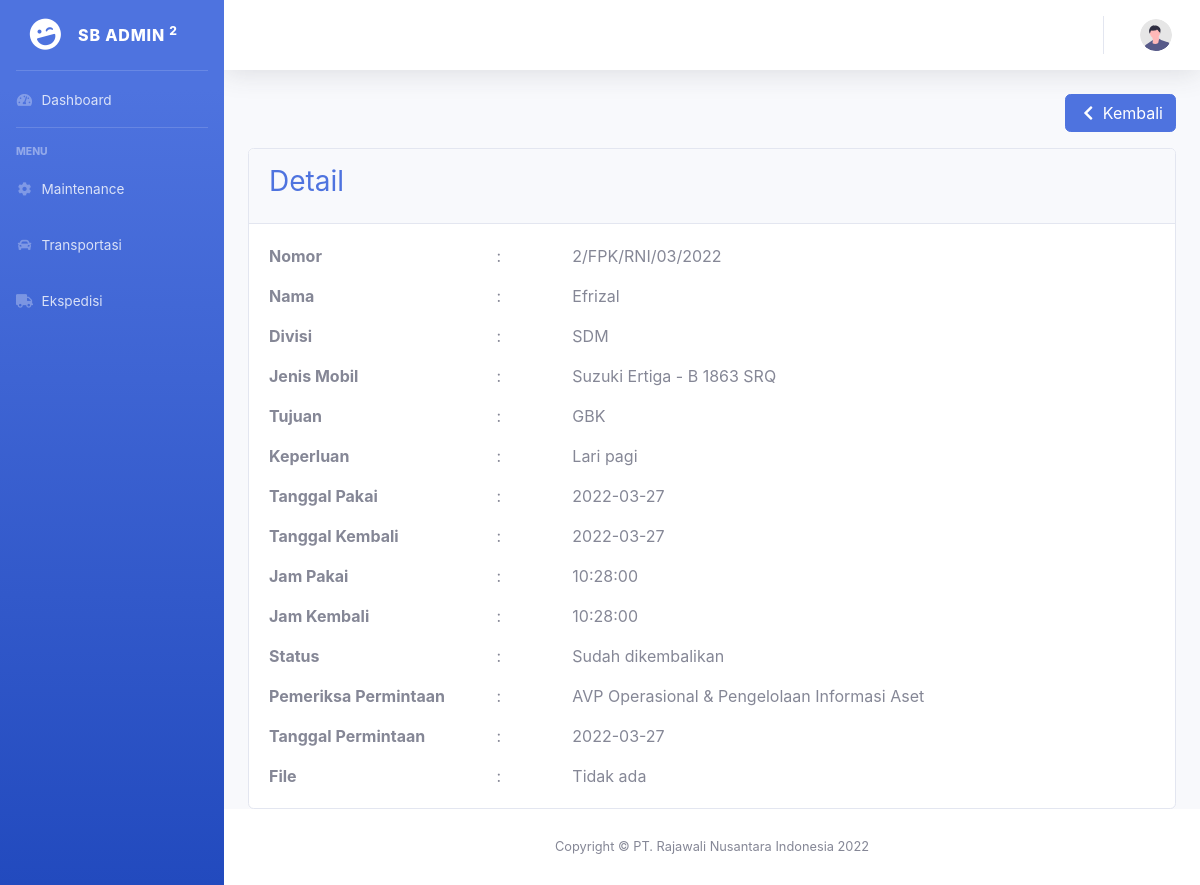
The page /index.php/admin/tDetail/2 on the database its author committed.
### tables this page shows
CREATE TABLE `transportasi` (
  `id` int(11) NOT NULL,
  `nama` varchar(255) NOT NULL,
  `divisi` varchar(255) NOT NULL,
  `mobil_id` int(11) NOT NULL,
  `tujuan` varchar(255) NOT NULL,
  `keperluan` varchar(255) NOT NULL,
  `tgl_pakai` date NOT NULL,
  `tgl_kembali` date NOT NULL,
  `jam_pakai` time NOT NULL,
  `jam_kembali` time NOT NULL,
  `pemeriksa` varchar(100) NOT NULL,
  `ttd_avp` varchar(50) NOT NULL,
  `ttd_pemeriksa` varchar(50) NOT NULL,
  `status` varchar(255) NOT NULL,
  `tanggal` date NOT NULL,
  `file` varchar(255) NOT NULL,
  `user_id` int(11) NOT NULL
);

CREATE TABLE `mobil` (
  `id` int(11) NOT NULL,
  `jenis` varchar(100) NOT NULL,
  `nopol` char(20) NOT NULL
);

### application/controllers/Admin.php (called while the page is built, shortened)
<?php
class Admin extends CI_Controller
{
    var $role_id, $role;
    public function __construct()
    {
        $this->load->model('Maintenance_model');
        $this->load->model('Ekspedisi_model');
        $this->load->model('Approval_model');
        $this->load->model('Transportasi_model');
        $this->role_id = $this->session->userdata('role_id');
    }
    public function tDetail($id)
    {
        $data['title'] = "Detail";
        $data['data'] = $this->Transportasi_model->selectTransportasiId($id);
        $data['role_id'] = $this->role_id;
        $data['user'] = $this->db->get_where('user', ['nip' => $this->session->userdata('nip')])->row_array();
        $this->load->view('templates/header', $data);
        $this->load->view('templates/sidebar', $data);
        $this->load->view('templates/topbar', $data);
        $this->load->view('permintaan/detail_t', $data);
        $this->load->view('templates/footer');
    }
}

### index.php (called while the page is built, shortened)
<?php
require_once BASEPATH.'core/CodeIgniter.php';

### application/models/Transportasi_model.php (called while the page is built, shortened)
<?php
class Transportasi_model extends CI_Model
{
    public function selectTransportasiId($id)
    {
        $this->db->select('*');
        $this->db->from('transportasi');
        $this->db->join('mobil', "transportasi.mobil_id = mobil.id AND transportasi.id = $id");
        $query = $this->db->get()->row_array();
        return $query;
    }
}

### application/views/permintaan/detail_t.php (the view)
<div class="container-fluid">
    <div class="row">
        <div class="col-sm-4">
        </div>
        <div class="col my-auto">
            <a class="float-right btn btn btn-primary mb-3" type="button" href="<?= base_url('admin/pTransportasi') ?>">
                <i class="fas fa-fw fa-chevron-left"></i> Kembali
            </a>
        </div>
    </div>
    <div class="card card-detail">
        <div class="card-header py-3">
            <h3 class="h3 text-primary">Detail</h3>
        </div>
        <div class="card-body">
            <div class="row">
                <div class="col-md-3"><b>Nomor</b> </div>
                <div class="col-md-1 d-none d-md-block">:</div>
                <?php $tanggal = date_create($data['tanggal']) ?>
                <div class="col-md-8"><?= $data['id'] ?>/FPK/RNI/<?= date_format($tanggal, "m/Y") ?></div>
            </div>
            <div class="row mt-3">
                <div class="col-md-3"><b>Nama</b> </div>
                <div class="col-md-1 d-none d-md-block">:</div>
                <div class="col-md-8"><?= $data['nama'] ?></div>
            </div>
            <div class="row mt-3">
                <div class="col-md-3"><b>Divisi</b> </div>
                <div class="col-md-1 d-none d-md-block">:</div>
                <div class="col-md-8"><?= $data['divisi'] ?></div>
            </div>
            <div class="row mt-3">
                <div class="col-md-3"><b>Jenis Mobil</b> </div>
                <div class="col-md-1 d-none d-md-block">:</div>
                <div class="col-md-8"><?= $data['jenis'] . ' - ' . $data['nopol'] ?></div>
            </div>
            <div class="row mt-3">
                <div class="col-md-3"><b>Tujuan</b> </div>
                <div class="col-md-1 d-none d-md-block">:</div>
                <div class="col-md-8"><?= $data['tujuan'] ?></div>
            </div>
            <div class="row mt-3">
                <div class="col-md-3"><b>Keperluan</b> </div>
                <div class="col-md-1 d-none d-md-block">:</div>
                <div class="col-md-8"><?= $data['keperluan'] ?></div>
            </div>
            <div class="row mt-3">
                <div class="col-md-3"><b>Tanggal Pakai</b> </div>
                <div class="col-md-1 d-none d-md-block">:</div>
                <div class="col-md-8"><?= $data['tgl_pakai'] ?></div>
            </div>
            <div class="row mt-3">
                <div class="col-md-3"><b>Tanggal Kembali</b> </div>
                <div class="col-md-1 d-none d-md-block">:</div>
                <div class="col-md-8"><?= $data['tgl_kembali'] ?></div>
            </div>
            <div class="row mt-3">
                <div class="col-md-3"><b>Jam Pakai</b> </div>
                <div class="col-md-1 d-none d-md-block">:</div>
                <div class="col-md-8"><?= $data['jam_pakai'] ?></div>
            </div>
            <div class="row mt-3">
                <div class="col-md-3"><b>Jam Kembali</b> </div>
                <div class="col-md-1 d-none d-md-block">:</div>
                <div class="col-md-8"><?= $data['jam_kembali'] ?></div>
            </div>
            <div class="row mt-3">
                <div class="col-md-3"><b>Status</b> </div>
                <div class="col-md-1 d-none d-md-block">:</div>
                <div class="col-md-8"><?= $data['status'] ?></div>
            </div>
            <div class="row mt-3">
                <div class="col-md-3"><b>Pemeriksa Permintaan</b> </div>
                <div class="col-md-1 d-none d-md-block">:</div>
                <div class="col-md-8"><?= $data['pemeriksa'] ?></div>
            </div>
            <div class="row mt-3">
                <div class="col-md-3"><b>Tanggal Permintaan</b> </div>
                <div class="col-md-1 d-none d-md-block">:</div>
                <div class="col-md-8"><?= $data['tanggal'] ?></div>
            </div>
            <div class="row mt-3">
                <div class="col-md-3"><b>File</b> </div>
                <div class="col-md-1 d-none d-md-block">:</div>
                <div class="col-md-8">Tidak ada</div>
            </div>
        </div>
    </div>
</div>
</div>

### rows shown on the page
transportasi: mobil "2", tanggal "03/2022", nama "Efrizal", divisi "SDM", mobil.jenis "Suzuki Ertiga", mobil.nopol "B 1863 SRQ", tujuan "GBK", keperluan "Lari pagi", tgl_pakai "2022-03-27", tgl_kembali "2022-03-27", jam_pakai "10:28:00", jam_kembali "10:28:00", status "Sudah dikembalikan", pemeriksa "AVP Operasional & Pengelolaan Informasi Aset", tanggal "2022-03-27"
